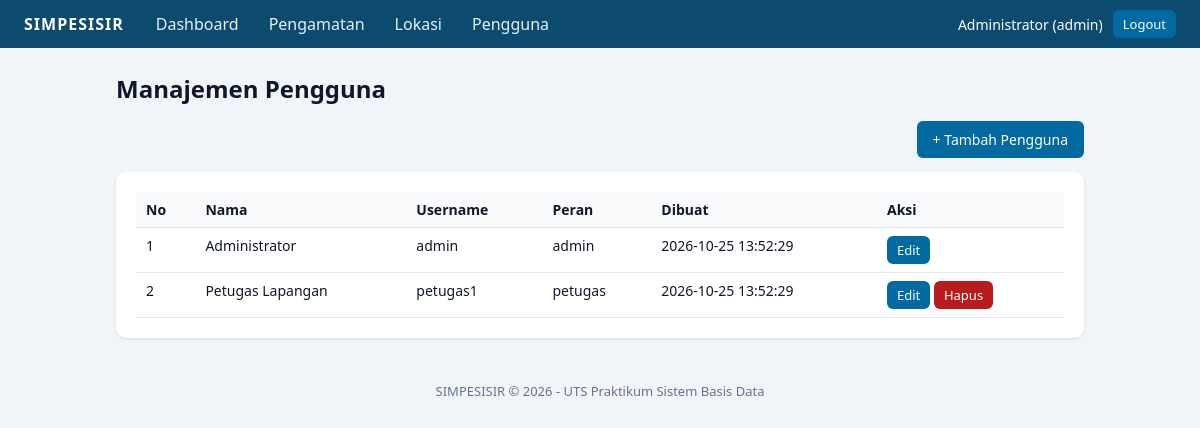
Screenshot of /users/index.php (signed in) with the database file from the repository.
### tables this page shows
CREATE TABLE users (
  id_user       INT UNSIGNED NOT NULL AUTO_INCREMENT,
  nama          VARCHAR(100) NOT NULL,
  username      VARCHAR(50)  NOT NULL,
  password_hash VARCHAR(255) NOT NULL,
  role          ENUM('admin','petugas') NOT NULL DEFAULT 'petugas',
  created_at    TIMESTAMP NOT NULL DEFAULT CURRENT_TIMESTAMP,
  PRIMARY KEY (id_user),
  UNIQUE KEY uq_users_username (username)
);

### includes/init.php (called while the page is built, shortened)
<?php
function e($s): string { return htmlspecialchars((string)$s, ENT_QUOTES, 'UTF-8'); }
function url(string $p = ''): string { return BASE_URL . '/' . ltrim($p, '/'); }

### users/index.php (the view, shortened to what this page needs)
<?php
require_once __DIR__ . '/../includes/init.php';
$data = $conn->query('SELECT id_user, nama, username, role, created_at FROM users ORDER BY role, nama')->fetch_all(MYSQLI_ASSOC);
require __DIR__ . '/../includes/header.php';
?>
<h1>Manajemen Pengguna</h1>
<div class="toolbar"><span></span><a class="btn" href="<?= e(url('users/tambah.php')) ?>">+ Tambah Pengguna</a></div>
<div class="card table-wrap"><table>
  <tr><th>No</th><th>Nama</th><th>Username</th><th>Peran</th><th>Dibuat</th><th>Aksi</th></tr>
  <?php foreach ($data as $i => $r): ?>
  <tr>
    <td><?= $i + 1 ?></td><td><?= e($r['nama']) ?></td><td><?= e($r['username']) ?></td>
    <td><?= e($r['role']) ?></td><td><?= e($r['created_at']) ?></td>
    <td>
      <a class="btn btn-small" href="<?= e(url('users/edit.php?id=' . (int)$r['id_user'])) ?>">Edit</a>
      <?php if ((int)$r['id_user'] !== (int)$_SESSION['id_user']): ?>
      <form class="inline" method="post" action="<?= e(url('users/hapus.php')) ?>" onsubmit="return confirm('Hapus pengguna ini?')">
        <button class="btn btn-small btn-danger" type="submit">Hapus</button>
      </form>
      <?php endif; ?>
    </td>
  </tr>
  <?php endforeach; ?>
</table></div>
<?php require __DIR__ . '/../includes/footer.php'; ?>

### assets/style.css (style rules this page uses)
* { box-sizing:border-box }
body { margin:0;font-family:system-ui,Arial,sans-serif;background:#f1f5f9;color:#0f172a }
.card { background:#fff;border-radius:10px;padding:20px;box-shadow:0 1px 3px rgba(0,0,0,.1);margin-bottom:20px }
h1 { margin-top:0;font-size:24px }
table { width:100%;border-collapse:collapse;font-size:14px }
th,td { padding:8px 10px;border-bottom:1px solid #e2e8f0;text-align:left;vertical-align:top }
th { background:#f8fafc }
.table-wrap { overflow-x:auto }
.btn { display:inline-block;background:#0369a1;color:#fff;border:0;border-radius:6px;padding:9px 16px;cursor:pointer;text-decoration:none;font:inherit;font-size:14px }
.btn-small { padding:5px 10px;font-size:13px }
.btn-danger { background:#b91c1c }
.inline { display:inline;margin:0 }
.toolbar { display:flex;justify-content:space-between;gap:10px;margin-bottom:14px;flex-wrap:wrap }

### rows the page displays
users: nama "Administrator", username "admin", role "admin", created_at "2026-10-25 13:52:29"
users: nama "Petugas Lapangan", username "petugas1", role "petugas", created_at "2026-10-25 13:52:29"

### other values shown
$_SESSION['nama'] "Administrator"
$_SESSION['role'] "admin"
